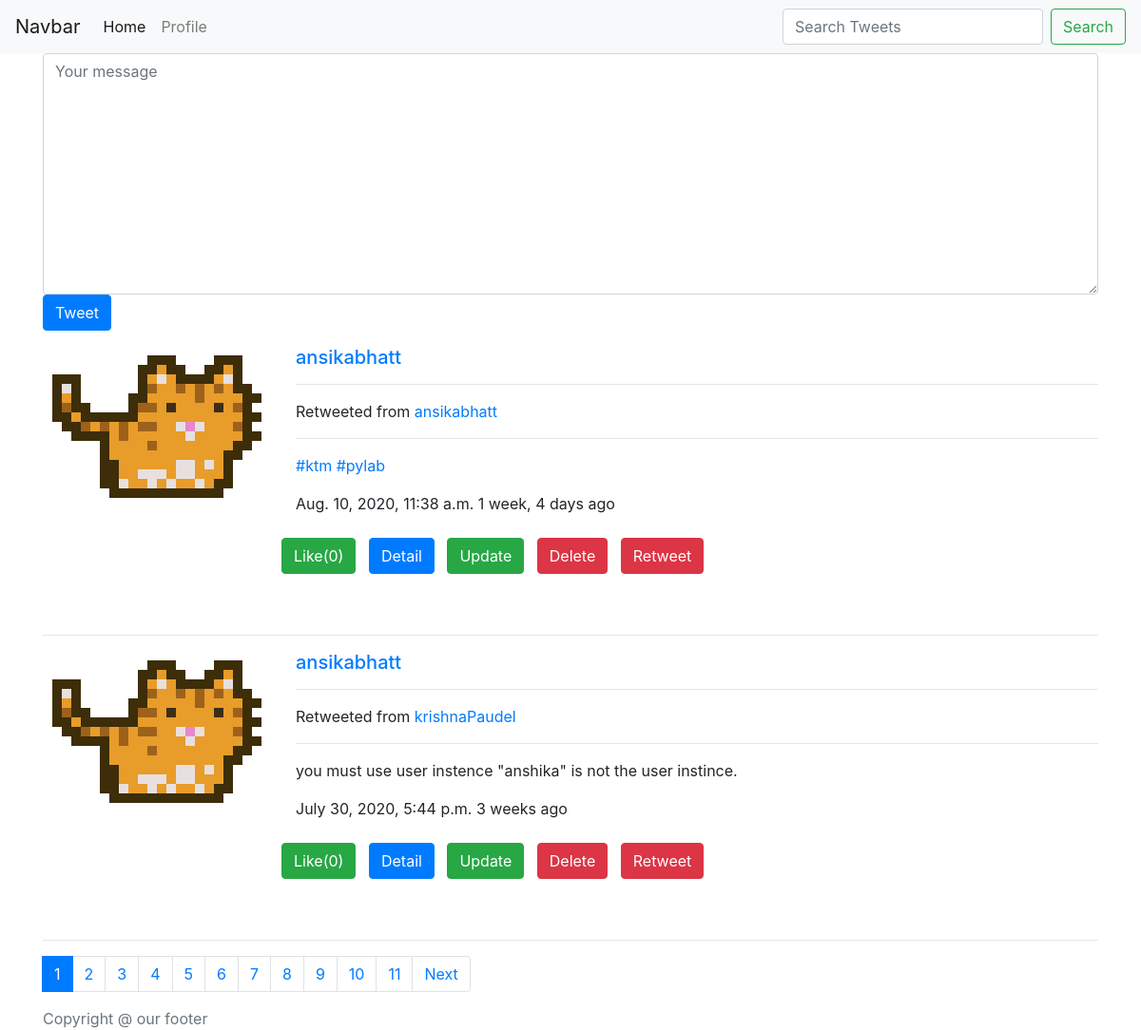
Page / (signed in) on the committed database.
### tweets/models.py (models this page shows, shortened)
class Tweets(models.Model):
	parent = models.ForeignKey("self", null=True, blank=True, on_delete= models.SET_NULL)
	tweetUser = models.ForeignKey(Profile, on_delete= models.SET_NULL, null=True)
	liked = models.ManyToManyField(User, blank=True, related_name='liked')
	content = models.CharField(max_length=140)
	updated = models.DateTimeField(auto_now=True)
	timestamp = models.DateTimeField(auto_now_add=True)
	objects = TweetManager()
	class Meta:
		verbose_name = "Tweet"
		verbose_name_plural = "Tweets"

### accounts/models.py (models this page shows, shortened)
class Profile(models.Model):
	user = models.OneToOneField(User, null=True, on_delete=models.CASCADE, related_name='profile')#with the related_name here we can use userProfile.profile.followed_by.county insted of userProfile.user.followed_by.count
	name = models.CharField(max_length=200, null=True)
	phone = models.CharField(max_length=200, null=True)
	email = models.CharField(max_length=200, null=True)
	profile_pic = models.ImageField(default="default.png", null=True, blank=True)
	date_created = models.DateTimeField(auto_now_add=True, null=True, blank=True)
	following   = models.ManyToManyField(User, blank=True, related_name='followed_by')
	slug = models.SlugField(blank=True, null=True)
	objects = UserProfileManager()
	def __str__(self):
		return self.name
	class Meta:
		verbose_name = "Profile"
		verbose_name_plural = "Profiles"
	def get_following(self):
		users  = self.following.all()
		return users.exclude(username=self.user.username)

### tweets/views.py (the view, shortened to what this page needs)
# urls.py: path('', views.tweetList, name="tweetList"),
@login_required(login_url='accounts:login')
def tweetList(request):
	user_profile, created = Profile.objects.get_or_create(user=request.user) #or user_profile=request.user
	im_following = user_profile.get_following()
	tweets = Tweets.objects.all()
	tweets=(tweets.filter(tweetUser__user__in=im_following) | tweets.filter(tweetUser=user_profile)).distinct().order_by("-timestamp")
	search_query = request.GET.get('q')
	if search_query:
		tweets = tweets.filter(
			Q(profile__user__username__icontains = search_query)|
			Q(content__icontains= search_query)
		).distinct()
	paginator = Paginator(tweets, 2) # Show 2 posts per page
	page = request.GET.get('page')
	tweets = paginator.get_page(page)
	form = TweetModelForm()
	content = {
		'tweets' : tweets,
		'form' : form,
		'user_profile' : user_profile,
	}
	return render(request, 'tweetList.html', content)

### tweets/forms.py (shortened to what this page needs)
class TweetModelForm(forms.ModelForm):
    content = forms.CharField(label='',
                widget=forms.Textarea(
                        attrs={'placeholder': "Your message",
                            "class": "form-control"}
                    ))
    class Meta:
        model = Tweets
        fields = [
            "content"
        ]

### tweets/templates/tweetList.html (shortened to what this page needs)
{% extends 'base.html' %}
{% load static %}
{% block content %}
<form method="post">
  {{form}}
  <input class="btn btn-primary" type="submit" name="Tweet" value="Tweet">
</form>
{% for tweet in tweets %}
<div class='row'>
  <div class='col'>
    <div class="media">
    <img class="align-self-start mr-3" src="{% static 'images/deafult.png' %}">
    <div class="media-body">
      <h5 class="mt-0"><a href="{% url 'accounts:userPage' tweet.tweetUser.slug %}">{{tweet.tweetUser}}</a></h5>
      {% if tweet.parent %}
        <hr>
        <p>Retweeted from <a href="{% url 'accounts:userPage' tweet.parent.tweetUser.slug %}">{{tweet.parent.tweetUser}}</a></p>
        <hr>
      {% endif %}
      <p>{{tweet.content}}</p>
      {{tweet.timestamp}}
      {{tweet.timestamp|timesince}} ago <br><br>
      <div class="row">
        <a class="btn btn-success" href="{% url 'home:liked' tweet.id %}" role="button">{% if request.user in tweet.liked.all %}Unlike{% else %}Like{% endif %}({{tweet.liked.count}})</a> &nbsp; &nbsp;
        <a class="btn btn-primary" href="{% url 'home:tweetDetail' tweet.id %}" role="button">Detail</a> &nbsp; &nbsp;
        <a class="btn btn-success" href="{% url 'home:tweetUpdate' tweet.id %}" role="Update">Update</a> &nbsp; &nbsp;
        <a class="btn btn-danger" href="{% url 'home:tweetDelete' tweet.id %}" role="Delete">Delete</a> &nbsp; &nbsp;
        <a class="btn btn-danger" href="{% url 'home:retweet' tweet.id %}" role="Retweet">Retweet</a> &nbsp; &nbsp;
      </div>
    </div>
    </div>
    <br><br>
  <hr>
</div>
</div>
{% empty %}
  <p>Opps! No such keyWord found</p>
{% endfor %}
{% if tweets.has_other_pages %}
<nav aria-label="...">
  <ul class="pagination">
    {% for pages in tweets.paginator.page_range %}
      {% if tweets.number == pages %}
        <li class="page-item active"><a class="page-link" href="#">{{pages}}</a></li>
      {% else %}
        <li class="page-item"><a class="page-link" href="?page={{pages}}">{{pages}}</a></li>
      {% endif %}
    {% endfor %}
    {% if tweets.has_next %}
      <li class="page-item">
        <a class="page-link" href="?page={{tweets.next_page_number}}">Next</a>
      </li>
    {% else %}
        <li class="disabled"></li>
    {% endif %}
  </ul>
</nav>
{% endif %}
{% endblock content %}

### rows in the picture
Tweets: tweetUser "ansikabhatt", parent.tweetUser "ansikabhatt", timestamp "Aug. 10, 2020, 11:38 a.m.", timestamp "1 week, 4 days", shows "Like", liked.count "0"
Tweets: tweetUser "ansikabhatt", parent.tweetUser "krishnaPaudel", content "you must use user instence \"anshika\" is not the user instince.", timestamp "July 30, 2020, 5:44 p.m.", timestamp "3 weeks", shows "Like", liked.count "0"

### other values in the picture
{{ pages }} "1"
{{ pages }} "2" "3" "4" "5" "6" "7" "8" "9" "10" "11"
